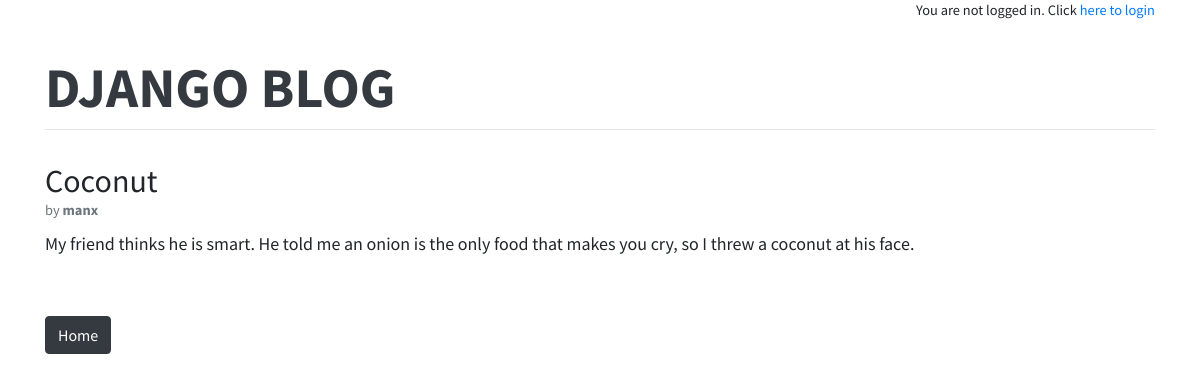
The app's page /post/2/ with its own data.
### blog/models.py (models this page shows, shortened)
class Post(models.Model):
    title = models.CharField(max_length=200)
    author = models.ForeignKey(
        'auth.User',
        on_delete=models.CASCADE,
    )
    body = models.TextField()

### blog/views.py (the view)
# urls.py: path('post/<int:pk>/', BlogDetailView.as_view(), name='post_detail'),
class BlogDetailView(DetailView):
    model = Post
    template_name = 'post_detail.html'

### templates/post_detail.html (shortened to what this page needs)
{% extends 'base.html' %}
{% block content %}
    <div class="post-entry">
        <h2 class="mb-0">{{ post.title }}</h2>
        <p class="text-muted small mb-2">by <b>{{ post.author }}</b></p>
        {% autoescape on %}
        <p>{{ post.body | linebreaksbr }}</p>
        {% endautoescape %}
        <br/>
    </div>
    <p>
        <a href="{% url 'home' %}" class="btn btn-dark">Home</a>
    </p>
{% endblock content %}

### static/css/base.css (style rules this page uses)
body { font-family: 'Source Sans Pro', sans-serif; font-size: 18px; }
.post-entry { margin-bottom: 2rem; }
.post-entry h2 { margin: 0.5rem 0; }
.post-entry p { margin: 0; font-weight: 400; }

### records on screen
Post: title "Coconut", author "manx", body "My friend thinks he is smart. He told me an onion is the only food that makes you cry, so I threw a coconut at his face."
